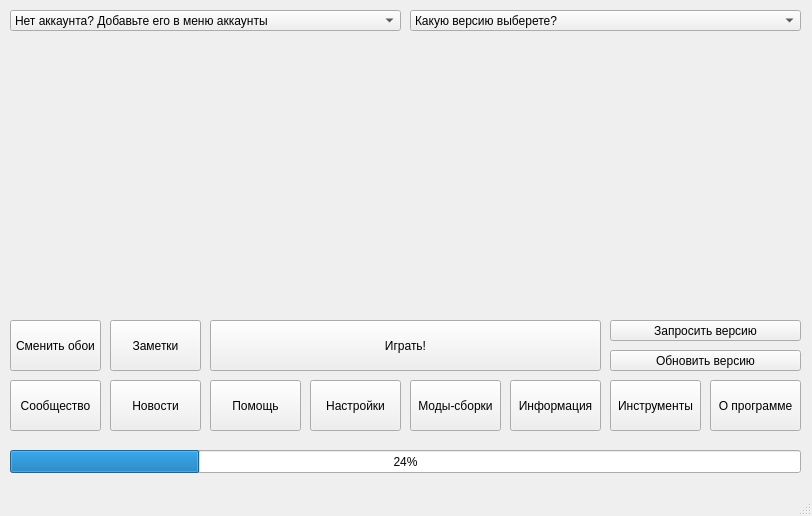
<?xml version="1.0" encoding="UTF-8"?>
<ui version="4.0">
 <class>MainWindow</class>
 <widget class="QMainWindow" name="MainWindow">
  <property name="geometry">
   <rect>
    <x>0</x>
    <y>0</y>
    <width>812</width>
    <height>516</height>
   </rect>
  </property>
  <property name="windowTitle">
   <string>MainWindow</string>
  </property>
  <widget class="QWidget" name="centralwidget">
   <widget class="QPushButton" name="bt_play_game_main">
    <property name="geometry">
     <rect>
      <x>210</x>
      <y>320</y>
      <width>391</width>
      <height>51</height>
     </rect>
    </property>
    <property name="text">
     <string>Играть!</string>
    </property>
   </widget>
   <widget class="QPushButton" name="bt_telegram_main">
    <property name="geometry">
     <rect>
      <x>10</x>
      <y>380</y>
      <width>91</width>
      <height>51</height>
     </rect>
    </property>
    <property name="text">
     <string>Сообщество</string>
    </property>
   </widget>
   <widget class="QToolButton" name="bt_chs_wl_main">
    <property name="geometry">
     <rect>
      <x>10</x>
      <y>320</y>
      <width>91</width>
      <height>51</height>
     </rect>
    </property>
    <property name="text">
     <string>Сменить обои</string>
    </property>
   </widget>
   <widget class="QProgressBar" name="progressbar_game_main">
    <property name="geometry">
     <rect>
      <x>10</x>
      <y>450</y>
      <width>791</width>
      <height>23</height>
     </rect>
    </property>
    <property name="value">
     <number>24</number>
    </property>
   </widget>
   <widget class="QComboBox" name="cb_chs_acc_main">
    <property name="geometry">
     <rect>
      <x>10</x>
      <y>10</y>
      <width>391</width>
      <height>21</height>
     </rect>
    </property>
    <item>
     <property name="text">
      <string>Нет аккаунта? Добавьте его в меню аккаунты</string>
     </property>
    </item>
   </widget>
   <widget class="QComboBox" name="cb_chs_ver">
    <property name="geometry">
     <rect>
      <x>410</x>
      <y>10</y>
      <width>391</width>
      <height>21</height>
     </rect>
    </property>
    <item>
     <property name="text">
      <string>Какую версию выберете?</string>
     </property>
    </item>
   </widget>
   <widget class="QPushButton" name="bt_help_main">
    <property name="geometry">
     <rect>
      <x>210</x>
      <y>380</y>
      <width>91</width>
      <height>51</height>
     </rect>
    </property>
    <property name="text">
     <string>Помощь</string>
    </property>
   </widget>
   <widget class="QPushButton" name="bt_settigs_main">
    <property name="geometry">
     <rect>
      <x>310</x>
      <y>380</y>
      <width>91</width>
      <height>51</height>
     </rect>
    </property>
    <property name="text">
     <string>Настройки</string>
    </property>
   </widget>
   <widget class="QPushButton" name="bt_news_main">
    <property name="geometry">
     <rect>
      <x>110</x>
      <y>380</y>
      <width>91</width>
      <height>51</height>
     </rect>
    </property>
    <property name="text">
     <string>Новости</string>
    </property>
   </widget>
   <widget class="QPushButton" name="bt_mods_main">
    <property name="geometry">
     <rect>
      <x>410</x>
      <y>380</y>
      <width>91</width>
      <height>51</height>
     </rect>
    </property>
    <property name="text">
     <string>Моды-сборки</string>
    </property>
   </widget>
   <widget class="QPushButton" name="bt_tools_main">
    <property name="geometry">
     <rect>
      <x>610</x>
      <y>380</y>
      <width>91</width>
      <height>51</height>
     </rect>
    </property>
    <property name="text">
     <string>Инструменты</string>
    </property>
   </widget>
   <widget class="QPushButton" name="bt_info_main">
    <property name="geometry">
     <rect>
      <x>510</x>
      <y>380</y>
      <width>91</width>
      <height>51</height>
     </rect>
    </property>
    <property name="text">
     <string>Информация</string>
    </property>
   </widget>
   <widget class="QPushButton" name="bt_program_main">
    <property name="geometry">
     <rect>
      <x>710</x>
      <y>380</y>
      <width>91</width>
      <height>51</height>
     </rect>
    </property>
    <property name="text">
     <string>О программе</string>
    </property>
   </widget>
   <widget class="QToolButton" name="bt_req_ver_main">
    <property name="geometry">
     <rect>
      <x>610</x>
      <y>320</y>
      <width>191</width>
      <height>21</height>
     </rect>
    </property>
    <property name="text">
     <string>Запросить версию</string>
    </property>
   </widget>
   <widget class="QToolButton" name="bt_up_ver_main">
    <property name="geometry">
     <rect>
      <x>610</x>
      <y>350</y>
      <width>191</width>
      <height>21</height>
     </rect>
    </property>
    <property name="text">
     <string>Обновить версию</string>
    </property>
   </widget>
   <widget class="QLabel" name="wallpaper_menu_main">
    <property name="geometry">
     <rect>
      <x>-20</x>
      <y>40</y>
      <width>861</width>
      <height>271</height>
     </rect>
    </property>
    <property name="text">
     <string/>
    </property>
    <property name="pixmap">
     <pixmap>../Новая папка/photo_2025-01-23_21-29-06.jpg</pixmap>
    </property>
   </widget>
   <widget class="QPushButton" name="bt_notes_main">
    <property name="geometry">
     <rect>
      <x>110</x>
      <y>320</y>
      <width>91</width>
      <height>51</height>
     </rect>
    </property>
    <property name="text">
     <string>Заметки</string>
    </property>
   </widget>
  </widget>
  <widget class="QStatusBar" name="statusbar"/>
  <widget class="QMenuBar" name="menuBar">
   <property name="geometry">
    <rect>
     <x>0</x>
     <y>0</y>
     <width>812</width>
     <height>21</height>
    </rect>
   </property>
  </widget>
 </widget>
 <resources/>
 <connections/>
</ui>
